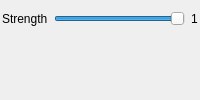
        <widget class="QFrame" name="grpInpaint">
         <layout class="QFormLayout" name="formLayout_5">
          <property name="leftMargin">
           <number>2</number>
          </property>
          <property name="rightMargin">
           <number>2</number>
          </property>
          <item row="0" column="0">
           <widget class="QLabel" name="label_13">
            <property name="toolTip">
             <string>The inpainting algorithm looks at what already exists in your image to better edit or place new content. The higher the strength the more it will diverge from the original.</string>
            </property>
            <property name="text">
             <string>Strength</string>
            </property>
           </widget>
          </item>
          <item row="0" column="1">
           <widget class="QFrame" name="frame_11">
            <property name="frameShape">
             <enum>QFrame::NoFrame</enum>
            </property>
            <property name="frameShadow">
             <enum>QFrame::Raised</enum>
            </property>
            <layout class="QHBoxLayout" name="horizontalLayout_9">
             <property name="leftMargin">
              <number>0</number>
             </property>
             <property name="topMargin">
              <number>0</number>
             </property>
             <property name="rightMargin">
              <number>0</number>
             </property>
             <property name="bottomMargin">
              <number>0</number>
             </property>
             <item>
              <widget class="QSlider" name="slInpaintStrength">
               <property name="minimum">
                <number>20</number>
               </property>
               <property name="maximum">
                <number>100</number>
               </property>
               <property name="value">
                <number>100</number>
               </property>
               <property name="orientation">
                <enum>Qt::Horizontal</enum>
               </property>
              </widget>
             </item>
             <item>
              <widget class="QLabel" name="lblInpaintStrength">
               <property name="text">
                <string>1</string>
               </property>
              </widget>
             </item>
            </layout>
           </widget>
          </item>
         </layout>
        </widget>
